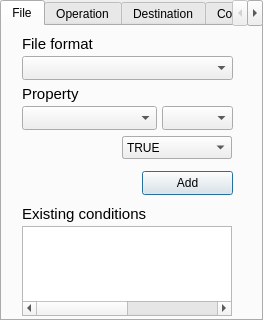
<?xml version="1.0" encoding="UTF-8"?>
<ui version="4.0">
 <class>Dialog</class>
 <widget class="QDialog" name="Dialog">
  <property name="geometry">
   <rect>
    <x>0</x>
    <y>0</y>
    <width>263</width>
    <height>320</height>
   </rect>
  </property>
  <property name="windowTitle">
   <string>Dialog</string>
  </property>
  <widget class="QTabWidget" name="tabWidget">
   <property name="geometry">
    <rect>
     <x>0</x>
     <y>0</y>
     <width>263</width>
     <height>321</height>
    </rect>
   </property>
   <property name="currentIndex">
    <number>0</number>
   </property>
   <widget class="QWidget" name="tab">
    <attribute name="title">
     <string>File</string>
    </attribute>
    <widget class="QComboBox" name="fileformat_select">
     <property name="geometry">
      <rect>
       <x>20</x>
       <y>30</y>
       <width>211</width>
       <height>24</height>
      </rect>
     </property>
    </widget>
    <widget class="QComboBox" name="property_select">
     <property name="geometry">
      <rect>
       <x>20</x>
       <y>80</y>
       <width>135</width>
       <height>24</height>
      </rect>
     </property>
    </widget>
    <widget class="QComboBox" name="operation_select">
     <property name="geometry">
      <rect>
       <x>160</x>
       <y>80</y>
       <width>71</width>
       <height>24</height>
      </rect>
     </property>
    </widget>
    <widget class="QLineEdit" name="inserted_value">
     <property name="geometry">
      <rect>
       <x>120</x>
       <y>110</y>
       <width>110</width>
       <height>23</height>
      </rect>
     </property>
    </widget>
    <widget class="QLabel" name="label">
     <property name="geometry">
      <rect>
       <x>20</x>
       <y>10</y>
       <width>71</width>
       <height>16</height>
      </rect>
     </property>
     <property name="font">
      <font>
       <pointsize>11</pointsize>
      </font>
     </property>
     <property name="text">
      <string>File format</string>
     </property>
    </widget>
    <widget class="QLabel" name="label_2">
     <property name="geometry">
      <rect>
       <x>20</x>
       <y>60</y>
       <width>71</width>
       <height>16</height>
      </rect>
     </property>
     <property name="font">
      <font>
       <pointsize>11</pointsize>
      </font>
     </property>
     <property name="text">
      <string>Property</string>
     </property>
    </widget>
    <widget class="QPushButton" name="add_one">
     <property name="geometry">
      <rect>
       <x>140</x>
       <y>145</y>
       <width>91</width>
       <height>24</height>
      </rect>
     </property>
     <property name="text">
      <string>Add</string>
     </property>
    </widget>
    <widget class="QLabel" name="label_3">
     <property name="geometry">
      <rect>
       <x>20</x>
       <y>180</y>
       <width>71</width>
       <height>16</height>
      </rect>
     </property>
     <property name="font">
      <font>
       <pointsize>11</pointsize>
      </font>
     </property>
     <property name="text">
      <string/>
     </property>
    </widget>
    <widget class="QLabel" name="label_4">
     <property name="geometry">
      <rect>
       <x>20</x>
       <y>180</y>
       <width>131</width>
       <height>16</height>
      </rect>
     </property>
     <property name="font">
      <font>
       <pointsize>11</pointsize>
      </font>
     </property>
     <property name="text">
      <string>Existing conditions</string>
     </property>
    </widget>
    <widget class="QDateEdit" name="inserted_date">
     <property name="enabled">
      <bool>true</bool>
     </property>
     <property name="geometry">
      <rect>
       <x>120</x>
       <y>110</y>
       <width>110</width>
       <height>23</height>
      </rect>
     </property>
    </widget>
    <widget class="QSpinBox" name="inserted_num">
     <property name="geometry">
      <rect>
       <x>120</x>
       <y>110</y>
       <width>110</width>
       <height>23</height>
      </rect>
     </property>
     <property name="maximum">
      <number>999999999</number>
     </property>
    </widget>
    <widget class="QTableWidget" name="cond_table">
     <property name="geometry">
      <rect>
       <x>20</x>
       <y>200</y>
       <width>210</width>
       <height>90</height>
      </rect>
     </property>
     <property name="editTriggers">
      <set>QAbstractItemView::NoEditTriggers</set>
     </property>
     <property name="columnCount">
      <number>4</number>
     </property>
     <attribute name="horizontalHeaderVisible">
      <bool>false</bool>
     </attribute>
     <attribute name="horizontalHeaderCascadingSectionResizes">
      <bool>false</bool>
     </attribute>
     <attribute name="horizontalHeaderDefaultSectionSize">
      <number>100</number>
     </attribute>
     <attribute name="horizontalHeaderMinimumSectionSize">
      <number>45</number>
     </attribute>
     <attribute name="verticalHeaderVisible">
      <bool>false</bool>
     </attribute>
     <attribute name="verticalHeaderDefaultSectionSize">
      <number>15</number>
     </attribute>
     <attribute name="verticalHeaderMinimumSectionSize">
      <number>12</number>
     </attribute>
     <column/>
     <column/>
     <column/>
     <column/>
    </widget>
    <widget class="QComboBox" name="inserted_bool">
     <property name="geometry">
      <rect>
       <x>120</x>
       <y>110</y>
       <width>110</width>
       <height>23</height>
      </rect>
     </property>
     <item>
      <property name="text">
       <string>TRUE</string>
      </property>
     </item>
     <item>
      <property name="text">
       <string>FALSE</string>
      </property>
     </item>
    </widget>
   </widget>
   <widget class="QWidget" name="tab_2">
    <attribute name="title">
     <string>Operation</string>
    </attribute>
    <widget class="QComboBox" name="operation_with_file">
     <property name="geometry">
      <rect>
       <x>20</x>
       <y>40</y>
       <width>211</width>
       <height>24</height>
      </rect>
     </property>
    </widget>
    <widget class="QLabel" name="label_5">
     <property name="geometry">
      <rect>
       <x>20</x>
       <y>10</y>
       <width>111</width>
       <height>20</height>
      </rect>
     </property>
     <property name="font">
      <font>
       <pointsize>11</pointsize>
      </font>
     </property>
     <property name="text">
      <string>Select operation</string>
     </property>
    </widget>
   </widget>
   <widget class="QWidget" name="tab_3">
    <attribute name="title">
     <string>Destination</string>
    </attribute>
    <widget class="QLabel" name="label_6">
     <property name="geometry">
      <rect>
       <x>20</x>
       <y>10</y>
       <width>131</width>
       <height>20</height>
      </rect>
     </property>
     <property name="font">
      <font>
       <pointsize>11</pointsize>
      </font>
     </property>
     <property name="text">
      <string>Select destination</string>
     </property>
    </widget>
    <widget class="QPushButton" name="destination_browse">
     <property name="geometry">
      <rect>
       <x>140</x>
       <y>50</y>
       <width>91</width>
       <height>24</height>
      </rect>
     </property>
     <property name="text">
      <string>Browse</string>
     </property>
    </widget>
    <widget class="QLabel" name="label_7">
     <property name="geometry">
      <rect>
       <x>20</x>
       <y>100</y>
       <width>141</width>
       <height>20</height>
      </rect>
     </property>
     <property name="font">
      <font>
       <pointsize>11</pointsize>
      </font>
     </property>
     <property name="text">
      <string>Distribution property</string>
     </property>
    </widget>
    <widget class="QLabel" name="destination">
     <property name="geometry">
      <rect>
       <x>20</x>
       <y>30</y>
       <width>210</width>
       <height>20</height>
      </rect>
     </property>
     <property name="frameShape">
      <enum>QFrame::WinPanel</enum>
     </property>
     <property name="frameShadow">
      <enum>QFrame::Sunken</enum>
     </property>
     <property name="text">
      <string/>
     </property>
    </widget>
    <widget class="QPushButton" name="distribution_button">
     <property name="geometry">
      <rect>
       <x>140</x>
       <y>140</y>
       <width>91</width>
       <height>24</height>
      </rect>
     </property>
     <property name="text">
      <string>Edit</string>
     </property>
    </widget>
    <widget class="QLabel" name="dest_folder_distr">
     <property name="geometry">
      <rect>
       <x>20</x>
       <y>120</y>
       <width>210</width>
       <height>20</height>
      </rect>
     </property>
     <property name="frameShape">
      <enum>QFrame::WinPanel</enum>
     </property>
     <property name="frameShadow">
      <enum>QFrame::Sunken</enum>
     </property>
     <property name="text">
      <string/>
     </property>
    </widget>
   </widget>
   <widget class="QWidget" name="tab_4">
    <attribute name="title">
     <string>Confirm</string>
    </attribute>
    <widget class="QPushButton" name="saveButton">
     <property name="geometry">
      <rect>
       <x>20</x>
       <y>100</y>
       <width>91</width>
       <height>24</height>
      </rect>
     </property>
     <property name="text">
      <string>Save</string>
     </property>
    </widget>
    <widget class="QPushButton" name="addButton">
     <property name="geometry">
      <rect>
       <x>140</x>
       <y>100</y>
       <width>91</width>
       <height>24</height>
      </rect>
     </property>
     <property name="text">
      <string>Add</string>
     </property>
    </widget>
    <widget class="QPushButton" name="cancelButton">
     <property name="geometry">
      <rect>
       <x>80</x>
       <y>130</y>
       <width>91</width>
       <height>24</height>
      </rect>
     </property>
     <property name="text">
      <string>Cancel</string>
     </property>
    </widget>
    <widget class="QLineEdit" name="rule_name">
     <property name="geometry">
      <rect>
       <x>70</x>
       <y>50</y>
       <width>161</width>
       <height>23</height>
      </rect>
     </property>
    </widget>
    <widget class="QLabel" name="label_8">
     <property name="geometry">
      <rect>
       <x>70</x>
       <y>30</y>
       <width>54</width>
       <height>15</height>
      </rect>
     </property>
     <property name="text">
      <string>Name</string>
     </property>
    </widget>
   </widget>
  </widget>
 </widget>
 <resources/>
 <connections/>
</ui>
